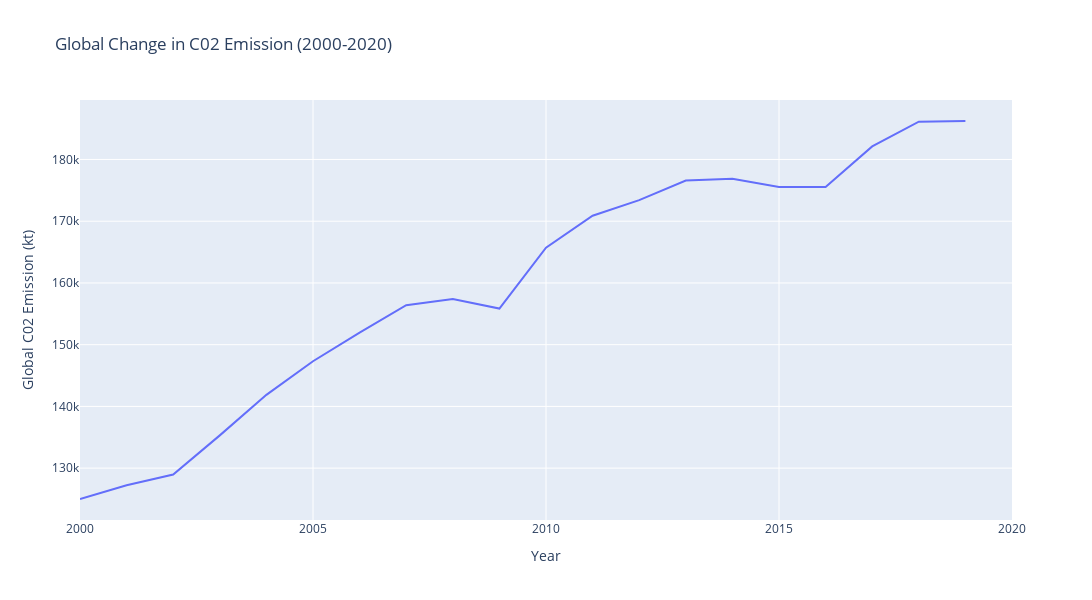

Write notebook code for a chart like this one.
### Code cell
df_global_C02_emission = df.groupby('Year')['Value_co2_emissions_kt_by_country'].mean().reset_index()

fig = px.line(df_global_C02_emission, x='Year', y='Value_co2_emissions_kt_by_country',
              title='Global Change in C02 Emission (2000-2020)',
              labels={'Value_co2_emissions_kt_by_country': 'Global C02 Emission (kt)'})
fig.update_layout(width=1200, height=600)
fig.show()

### Figure 1 — Plotly figure (JSON) as saved in the notebook; plotly's stock layout.template omitted (floating-point values rounded to 4 significant figures)
{"data": [{"hovertemplate": "Year=%{x}<br>Global C02 Emission (kt)=%{y}<extra></extra>", "legendgroup": "", "line": {"color": "#636efa", "dash": "solid"}, "marker": {"symbol": "circle"}, "mode": "lines", "name": "", "orientation": "v", "showlegend": false, "type": "scatter", "x": [2000, 2001, 2002, 2003, 2004, 2005, 2006, 2007, 2008, 2009, 2010, 2011, 2012, 2013, 2014, 2015, 2016, 2017, 2018, 2019, 2020], "xaxis": "x", "y": [125000.0, 127200.0, 129000.0, 135300.0, 141900.0, 147300.0, 152000.0, 156400.0, 157400.0, 155800.0, 165700.0, 170900.0, 173400.0, 176600.0, 176900.0, 175500.0, 175500.0, 182100.0, 186100.0, 186200.0, null], "yaxis": "y"}], "layout": {"height": 600, "legend": {"tracegroupgap": 0}, "title": {"text": "Global Change in C02 Emission (2000-2020)"}, "width": 1200, "xaxis": {"anchor": "y", "domain": [0, 1], "title": {"text": "Year"}}, "yaxis": {"anchor": "x", "domain": [0, 1], "title": {"text": "Global C02 Emission (kt)"}}}}
